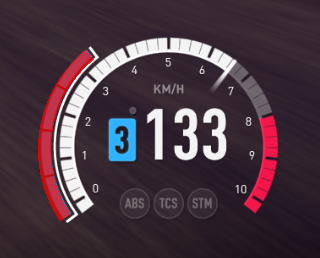
#> input picture test_alignment.png, 320 x 258 px
$ python png2swatchbin.py ../test_alignment.png out.png
#> lines starting #> are read from the running program, lines starting #| are printed output that depends on the picture
### scripts/icontools/swatch.py
"""FH2 (Xbox One / Durango) UI icon .swatchbin <-> PNG.

File = 83-byte header (constant per size) + BC7 blocks in GCN-tiled order.
  small icon: 200x200 px, in a 256x256 surface  (64x64 blocks)
  large icon: 916x458 px, in a 1024x512 surface (256x128 blocks)
The storage index of the 4x4 block at (x, y) is a GF(2)-linear function of the block coordinates.
Surface 256x256 (verified on real files, see TEST in __main__):
  i0=x0 i1=y0 i2=x1 i3=y1 i4=x3^x4^y3 i5=x4^y4 i6=x5^y5 i7=y4^y5 i8=y3 i9=x2 i10=y2 i11=y5
"""
import sys
import numpy as np
from PIL import Image
from bc import decode
from bc7enc import encode

HDR_SMALL = bytes.fromhex(
    '62757247010001005300000053000100424358540200010028000000530000000000010000000100'
    '484358543002080000000000000000000000000000000001c800c8000100c800c80001000101002e0100b8')
HDR_LARGE = bytes.fromhex(
    '627572470100010053000000530008004243585402000100280000005300000000000800000008004843585430'
    '020800000000000000000000000000000000019403ca0101009403ca0101000101002e0100b8')
assert len(HDR_SMALL) == 0x53 and len(HDR_LARGE) == 0x53

# per surface: list of (xor mask over coordinate bits) for each storage-index bit; coordinate bit order x0..,y0..
def _small_index(x, y):
    g = lambda v, k: (v >> k) & 1
    i = [g(x, 0), g(y, 0), g(x, 1), g(y, 1),
         g(x, 3) ^ g(x, 4) ^ g(y, 3), g(x, 4) ^ g(y, 4), g(x, 5) ^ g(y, 5), g(y, 4) ^ g(y, 5),
         g(y, 3), g(x, 2), g(y, 2), g(y, 5)]
    return sum(b << k for k, b in enumerate(i))


# [6 lines left out: function _large_index, not called in this run]


def _index_map(kind):
    if kind == 'small':
        bw, bh = 64, 64
        ys, xs = np.mgrid[0:bh, 0:bw]
        return _small_index(xs, ys), bw, bh
    if kind == 'large':
        bw, bh = 256, 128
        ys, xs = np.mgrid[0:bh, 0:bw]
        return _large_index(xs, ys), bw, bh
    raise ValueError(kind)


SIZES = {'small': (200, 200), 'large': (916, 458)}


def _premultiply(arr):
    a = arr[..., 3:4].astype(np.float32) / 255.0
    out = arr.copy()
    out[..., :3] = np.clip(np.round(arr[..., :3].astype(np.float32) * a), 0, 255).astype(np.uint8)
    return out


# [7 lines left out: function _unpremultiply, not called in this run]


def png_to_swatchbin(img, kind='small'):
    """img: PIL image (straight alpha, as every PNG). The game's icons store premultiplied alpha, so the colour is
    multiplied by alpha here. A picture of another size is scaled (premultiplied) to the icon size."""
    w, h = SIZES[kind]
    img = img.convert('RGBA')
    arr = np.array(img)
    if img.size != (w, h):
        pre = Image.fromarray(_premultiply(arr), 'RGBA').resize((w, h), Image.LANCZOS)
        arr = np.array(pre)
    else:
        arr = _premultiply(arr)
    idx, bw, bh = _index_map(kind)
    surf = np.zeros((bh * 4, bw * 4, 4), np.uint8)
    surf[:h, :w] = arr
    blocks = np.frombuffer(encode(surf), np.uint8).reshape(bh, bw, 16)   # row-major (by, bx)
    # padding blocks (entirely outside the picture) are stored as 16 zero bytes in the original files
    nbx, nby = (w + 3) // 4, (h + 3) // 4
    out = np.zeros((bw * bh, 16), np.uint8)
    for by in range(nby):
        for bx in range(nbx):
            out[idx[by, bx]] = blocks[by, bx]
    return (HDR_SMALL if kind == 'small' else HDR_LARGE) + out.tobytes()


# [9 lines left out: function swatchbin_to_png, not called in this run]


def kind_of(data):
    return {len(HDR_SMALL) + 65536: 'small', len(HDR_LARGE) + 524288: 'large'}[len(data)]


# [2 lines that do not run on import are left out]

### scripts/icontools/bc7enc.py
"""Small BC7 encoder for flat / X-ray style UI icons.
Single-subset modes only: 6 (RGBA on one line, 16 levels), 5 (RGB line and alpha line separately, 4+4 levels) and
4 (separate lines, 4+8 or 8+4 levels, 5-bit colour). Every block takes the mode with the smallest error.
Input: RGBA uint8 array (h, w, 4), h and w multiples of 4 (premultiplied alpha stays as given).
Output: bytes, 16 per 4x4 block, in row-major block order."""
import numpy as np

W2 = np.array([0, 21, 43, 64], np.float32)
W3 = np.array([0, 9, 18, 27, 37, 46, 55, 64], np.float32)
W4 = np.array([0, 4, 9, 13, 17, 21, 26, 30, 34, 38, 43, 47, 51, 55, 60, 64], np.float32)


def _interp(e0, e1, W):
    """e0,e1: (n,C) float -> palette (n,L,C)"""
    return (e0[:, None, :] * (64 - W)[None, :, None] + e1[:, None, :] * W[None, :, None]) / 64.0


def _assign(px, pal):
    """px (n,16,C), pal (n,L,C) -> idx (n,16), err (n)"""
    d = ((px[:, :, None, :] - pal[:, None, :, :]) ** 2).sum(-1)
    idx = d.argmin(axis=2).astype(np.int64)
    err = np.take_along_axis(d, idx[:, :, None], axis=2).sum(axis=(1, 2))
    return idx, err


def _principal_line(px):
    n, _, C = px.shape
    mean = px.mean(axis=1, keepdims=True)
    c = px - mean
    cov = np.einsum('npi,npj->nij', c, c)
    v = np.ones((n, C), np.float32)
    for _ in range(6):
        v = np.einsum('nij,nj->ni', cov, v)
        nv = np.linalg.norm(v, axis=1, keepdims=True)
        v = np.where(nv > 1e-6, v / np.maximum(nv, 1e-6), np.float32(1.0) / np.sqrt(C))
    t = np.einsum('npi,ni->np', c, v)
    lo = np.clip(mean[:, 0, :] + v * t.min(axis=1)[:, None], 0, 255)
    hi = np.clip(mean[:, 0, :] + v * t.max(axis=1)[:, None], 0, 255)
    return lo, hi


def _lsq(px, idx, W, lo, hi):
    w = (W[idx] / 64.0).astype(np.float32)
    a00 = ((1 - w) ** 2).sum(1); a01 = ((1 - w) * w).sum(1); a11 = (w ** 2).sum(1)
    det = a00 * a11 - a01 * a01
    ok = np.abs(det) > 1e-4
    b0 = np.einsum('np,npc->nc', 1 - w, px); b1 = np.einsum('np,npc->nc', w, px)
    safe = np.where(ok, det, 1.0)
    e0 = (a11[:, None] * b0 - a01[:, None] * b1) / safe[:, None]
    e1 = (a00[:, None] * b1 - a01[:, None] * b0) / safe[:, None]
    return np.clip(np.where(ok[:, None], e0, lo), 0, 255), np.clip(np.where(ok[:, None], e1, hi), 0, 255)


def _quant_plain(e, bits):
    """no p-bit: returns (q ints, reconstructed 0..255 floats)"""
    m = (1 << bits) - 1
    q = np.clip(np.round(e * m / 255.0), 0, m).astype(np.int64)
    rec = ((q << (8 - bits)) | (q >> (2 * bits - 8))).astype(np.float32)
    return q, rec


def _quant_pbit(e):
    """mode 6: 7 bit + one p-bit per endpoint (shared by the four channels)"""
    best = None
    for p in (0, 1):
        q = np.clip(np.round((e - p) / 2.0), 0, 127).astype(np.int64)
        rec = (q * 2 + p).astype(np.float32)
        err = ((rec - e) ** 2).sum(axis=1)
        if best is None:
            best = [q, np.full(len(e), p, np.int64), rec, err]
        else:
            m = err < best[3]
            best[0] = np.where(m[:, None], q, best[0]); best[1] = np.where(m, p, best[1])
            best[2] = np.where(m[:, None], rec, best[2]); best[3] = np.where(m, err, best[3])
    return best[0], best[1], best[2]


def _fit(px, W, quant, iters=5, lo=None, hi=None):
    """Fit one line with len(W) levels. quant(e) -> (extra, rec) ; returns dict(extra0, extra1, idx, err, rec0, rec1)."""
    if lo is None:
        lo, hi = _principal_line(px)
    def run(lo, hi):
        x0, r0 = quant(lo); x1, r1 = quant(hi)
        idx, err = _assign(px, _interp(r0, r1, W))
        return dict(x0=x0, x1=x1, idx=idx, err=err, r0=r0, r1=r1, lo=lo, hi=hi)
    cur = run(lo, hi)
    for _ in range(iters):
        e0, e1 = _lsq(px, cur['idx'], W, cur['lo'], cur['hi'])
        nxt = run(e0, e1)
        better = nxt['err'] < cur['err']
        if not better.any(): break
        for k in list(cur):
            a, b = cur[k], nxt[k]
            m = better.reshape((-1,) + (1,) * (a.ndim - 1))
            cur[k] = np.where(m, b, a)
    return cur


def _fix_anchor(f, nlev):
    """pixel 0 may not use the upper half of the index range: swap endpoints and mirror the indices where it does"""
    sw = f['idx'][:, 0] >= nlev // 2
    if sw.any():
        f['x0'], f['x1'] = np.where(sw[:, None], f['x1'], f['x0']), np.where(sw[:, None], f['x0'], f['x1'])
        f['idx'] = np.where(sw[:, None], (nlev - 1) - f['idx'], f['idx'])
        if 'p0' in f:
            f['p0'], f['p1'] = np.where(sw, f['p1'], f['p0']), np.where(sw, f['p0'], f['p1'])
    return f


def _pack(fields):
    """fields: list of (value, nbits), LSB first"""
    bits = 0; pos = 0
    for v, nb in fields:
        bits |= (int(v) & ((1 << nb) - 1)) << pos
        pos += nb
    assert pos == 128, pos
    return bits.to_bytes(16, 'little')


def _idx_fields(idx, nb):
    out = [(idx[0], nb - 1)]
    out += [(idx[k], nb) for k in range(1, 16)]
    return out


def _mode6(px):
    lo, hi = _principal_line(px)
    state = {}
    def quant(e):
        q, p, rec = _quant_pbit(e)
        return (q, p), rec
    # p-bits need to be carried: wrap
    def run(lo, hi):
        (q0, p0), r0 = quant(lo); (q1, p1), r1 = quant(hi)
        idx, err = _assign(px, _interp(r0, r1, W4))
        return dict(q0=q0, q1=q1, p0=p0, p1=p1, idx=idx, err=err, r0=r0, r1=r1, lo=lo, hi=hi)
    cur = run(lo, hi)
    for _ in range(5):
        e0, e1 = _lsq(px, cur['idx'], W4, cur['lo'], cur['hi'])
        nxt = run(e0, e1)
        better = nxt['err'] < cur['err']
        if not better.any(): break
        for k in list(cur):
            a, b = cur[k], nxt[k]
            m = better.reshape((-1,) + (1,) * (a.ndim - 1))
            cur[k] = np.where(m, b, a)
    sw = cur['idx'][:, 0] >= 8
    q0 = np.where(sw[:, None], cur['q1'], cur['q0']); q1 = np.where(sw[:, None], cur['q0'], cur['q1'])
    p0 = np.where(sw, cur['p1'], cur['p0']); p1 = np.where(sw, cur['p0'], cur['p1'])
    idx = np.where(sw[:, None], 15 - cur['idx'], cur['idx'])
    blocks = []
    for i in range(len(px)):
        f = [(0b1000000, 7)]
        for ch in range(4):
            f += [(q0[i, ch], 7), (q1[i, ch], 7)]
        f += [(p0[i], 1), (p1[i], 1)] + _idx_fields(idx[i], 4)
        blocks.append(f)
    return cur['err'], blocks


def _mode45(px, mode):
    rgb, a = px[:, :, :3], px[:, :, 3:4]
    if mode == 5:
        cb, ab, variants = 7, 8, [(W2, W2, 0)]
    else:
        cb, ab, variants = 5, 6, [(W2, W3, 0), (W3, W2, 1)]
    best = None
    lo_c, hi_c = _principal_line(rgb)
    lo_a, hi_a = _principal_line(a)
    for Wc, Wa, isel in variants:
        fc = _fit(rgb, Wc, lambda e: _quant_plain(e, cb), lo=lo_c, hi=hi_c)
        fa = _fit(a, Wa, lambda e: _quant_plain(e, ab), lo=lo_a, hi=hi_a)
        err = fc['err'] + fa['err']
        fc = _fix_anchor(fc, len(Wc)); fa = _fix_anchor(fa, len(Wa))
        blocks = []
        for i in range(len(px)):
            if mode == 5:
                f = [(1 << 5, 6), (0, 2)]
            else:
                f = [(1 << 4, 5), (0, 2), (isel, 1)]
            for ch in range(3):
                f += [(fc['x0'][i, ch], cb), (fc['x1'][i, ch], cb)]
            f += [(fa['x0'][i, 0], ab), (fa['x1'][i, 0], ab)]
            ci = _idx_fields(fc['idx'][i], int(np.log2(len(Wc))))
            ai = _idx_fields(fa['idx'][i], int(np.log2(len(Wa))))
            if mode == 5 or isel == 0:
                f += ci + ai            # 2-bit set first (colour when idx mode 0), then the 3-bit set
            else:
                f += ai + ci
            blocks.append(f)
        if best is None:
            best = (err, blocks)
        else:
            m = err < best[0]
            best = (np.where(m, err, best[0]), [b if mm else o for b, o, mm in zip(blocks, best[1], m)])
    return best


def encode(rgba):
    h, w, _ = rgba.shape
    bh, bw = h // 4, w // 4
    px = rgba.astype(np.float32).reshape(bh, 4, bw, 4, 4).transpose(0, 2, 1, 3, 4).reshape(-1, 16, 4)
    cands = [_mode6(px), _mode45(px, 5), _mode45(px, 4)]
    errs = np.stack([c[0] for c in cands])
    pick = errs.argmin(axis=0)
    out = bytearray()
    for i in range(len(px)):
        out += _pack(cands[pick[i]][1][i])
    return bytes(out)

### scripts/png2swatchbin.py
#!/usr/bin/env python3
"""FH2 upgrade icon converter (PNG <-> .swatchbin).

  python3 png2swatchbin.py icon.png                 -> icon.swatchbin  (200x200 = small, 916x458 = large icon)
  python3 png2swatchbin.py icon.png out.swatchbin
  python3 png2swatchbin.py --extract original.swatchbin out.png   (read one of the game's own icons)

Needs: python3, numpy, pillow.  The game's icons are straight BC7 data, premultiplied alpha, Xbox One (GCN) tiled.
"""
import os, sys
sys.path.insert(0, os.path.dirname(os.path.abspath(__file__)))
from PIL import Image
import swatch


def main(argv):
    if len(argv) >= 3 and argv[0] == '--extract':
        data = open(argv[1], 'rb').read()
        img = swatch.swatchbin_to_png(data, swatch.kind_of(data))
        img.save(argv[2]); print('wrote', argv[2], img.size); return 0
    if not argv:
        print(__doc__); return 1
    src = argv[0]; dst = argv[1] if len(argv) > 1 else os.path.splitext(src)[0] + '.swatchbin'
    img = Image.open(src)
#> img is the input picture: PIL image 320x258 RGB; mean R, G, B 72.8, 54.6, 65.2
    kind = {v: k for k, v in swatch.SIZES.items()}.get(img.size)
    if kind is None:
        # not one of the two icon sizes: small unless clearly wide
        kind = 'large' if img.size[0] >= img.size[1] * 1.6 else 'small'
#> kind = 'small'
        print('note: %s is %dx%d, scaling to %dx%d (%s icon)' % (src, img.size[0], img.size[1], *swatch.SIZES[kind], kind))
#| note: ../test_alignment.png is 320x258, scaling to 200x200 (small icon)
    open(dst, 'wb').write(swatch.png_to_swatchbin(img, kind))
#> in _premultiply, `a = arr[..., 3:4].astype(np.float32) / 255.0`: a: shape (258, 320, 1) float32; every value is 1
#> in png_to_swatchbin, `pre = Image.fromarray(_premultiply(arr), 'RGBA').resize((w, h), Image...`:
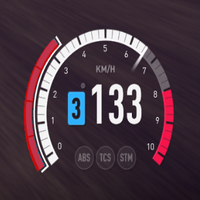
#> pre: PIL image 200x200 RGBA; mean R, G, B, A 72.8, 54.6, 65.2, 255
#> in png_to_swatchbin, `surf[:h, :w] = arr`:
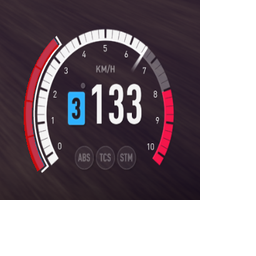
#> surf: shape (256, 256, 4); mean R, G, B, A 44.4, 33.3, 39.8, 155.6; transparent parts drawn white
#> after the loop in _quant_pbit, `for p in (0, 1):`: best = 4 items
#> in quant, `q, p, rec = _quant_pbit(e)`: p = 4096 values, max 1 at index 0, min 0 at index 6, mean 0.51
#> in run, `(q0, p0), r0 = quant(lo)`: p0 has the same summary as p in quant
#> in run, `(q1, p1), r1 = quant(hi)`: p1 = 4096 values, max 1 at index 1, min 0 at index 0, mean 0.516
#> in _assign, `err = np.take_along_axis(d, idx[:, :, None], axis=2).sum(axis=(1, 2))`: err = 4096 values, max 52517.3 at index 2120, min 0 at index 50, mean 245.9
#> in _mode6, `cur = run(lo, hi)`: cur = 10 items
#> in _mode6, `p0 = np.where(sw, cur['p1'], cur['p0'])`: p0 = 4096 values, max 1 at index 0, min 0 at index 8, mean 0.513
#> in _mode6, `p1 = np.where(sw, cur['p0'], cur['p1'])`: p1 = 4096 values, max 1 at index 0, min 0 at index 6, mean 0.526
#> the loop in _mode6, `for i in range(len(px)):` made 4096 passes
#> out in _idx_fields on passes 1 to 3: [(7, 3)], [(3, 3)], [(1, 3)]
#> after the loop in _mode6, `for i in range(len(px)):`: blocks = 4096 items
#> in _mode45, `lo_a, hi_a = _principal_line(a)`: lo_a = 4096 values, max 255 at index 0, min 0 at index 50, mean 155.6; hi_a has the same summary as lo_a
#> the loop in _mode45, `for Wc, Wa, isel in variants:` made 1 pass
    print('wrote', dst, '(%s icon)' % kind); return 0
#| wrote out.png (small icon)


if __name__ == '__main__':
    sys.exit(main(sys.argv[1:]))
#> (the program exits here)

$ run again, on comp_trailing_spire.png
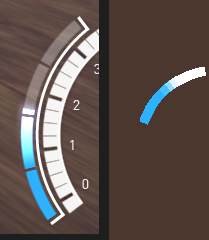
#> input picture comp_trailing_spire.png, 209 x 240 px
#> in main, img is the input picture: PIL image 209x240 RGB; mean R, G, B 94.8, 81.8, 76.8
#| note: ../comp_trailing_spire.png is 209x240, scaling to 200x200 (small icon)
#> img: PIL image 209x240 RGBA
#> a: shape (240, 209, 1) float32; every value is 1
#> in png_to_swatchbin, `pre = Image.fromarray(_premultiply(arr), 'RGBA').resize((w, h), Image...`:
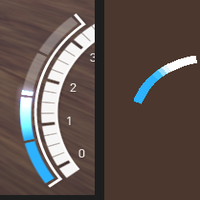
#> pre: PIL image 200x200 RGBA; mean R, G, B, A 94.7, 81.7, 76.6, 255
#> in png_to_swatchbin, `surf[:h, :w] = arr`:
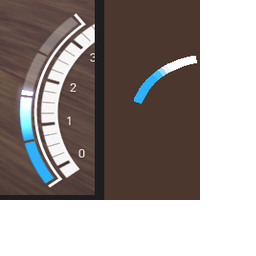
#> surf: shape (256, 256, 4); mean R, G, B, A 57.8, 49.9, 46.8, 155.6; transparent parts drawn white
#> after the loop in _quant_pbit, `for p in (0, 1):`: best = 4 items
#> p = 4096 values, max 1 at index 0, min 0 at index 20, mean 0.543
#> in run, `(q0, p0), r0 = quant(lo)`: p0 has the same summary as p in quant
#> in run, `(q1, p1), r1 = quant(hi)`: p1 = 4096 values, max 1 at index 0, min 0 at index 3, mean 0.554
#> in _assign, `err = np.take_along_axis(d, idx[:, :, None], axis=2).sum(axis=(1, 2))`: err = 4096 values, max 26722.5 at index 2892, min 0 at index 27, mean 86.85
#> in _mode6, `cur = run(lo, hi)`: cur = 10 items
#> in _mode6, `p0 = np.where(sw, cur['p1'], cur['p0'])`: p0 = 4096 values, max 1 at index 0, min 0 at index 20, mean 0.558
#> in _mode6, `p1 = np.where(sw, cur['p0'], cur['p1'])`: p1 = 4096 values, max 1 at index 0, min 0 at index 3, mean 0.545
#> the loop in _mode6, `for i in range(len(px)):` made 4096 passes
#> out in _idx_fields on passes 1 to 3: [(4, 3)], [(0, 3)], [(1, 3)]
#> after the loop in _mode6, `for i in range(len(px)):`: blocks = 4096 items
#> lo_a = 4096 values, max 255 at index 0, min 0 at index 50, mean 155.6; hi_a has the same summary as lo_a
#> the loop in _mode45, `for Wc, Wa, isel in variants:` made 1 pass
#| wrote out.png (small icon)

$ run again, on nos_crop.png
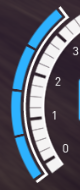
#> input picture nos_crop.png, 80 x 190 px
#> in main, img is the input picture: PIL image 80x190 RGBA; mean R, G, B, A 87, 91.4, 106.1, 255
#| note: ../nos_crop.png is 80x190, scaling to 200x200 (small icon)
#> a: shape (190, 80, 1) float32; every value is 1
#> in png_to_swatchbin, `pre = Image.fromarray(_premultiply(arr), 'RGBA').resize((w, h), Image...`:
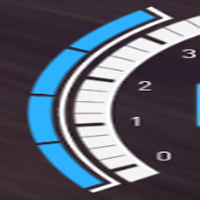
#> pre: PIL image 200x200 RGBA; mean R, G, B, A 86.9, 91.4, 106, 255
#> in png_to_swatchbin, `surf[:h, :w] = arr`:
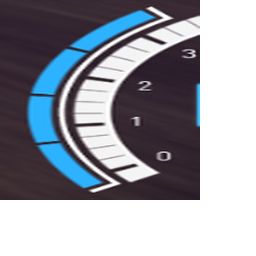
#> surf: shape (256, 256, 4); mean R, G, B, A 53, 55.8, 64.7, 155.6; transparent parts drawn white
#> after the loop in _quant_pbit, `for p in (0, 1):`: best = 4 items
#> p = 4096 values, max 1 at index 0, min 0 at index 7, mean 0.487
#> in run, `(q0, p0), r0 = quant(lo)`: p0 has the same summary as p in quant
#> in run, `(q1, p1), r1 = quant(hi)`: p1 = 4096 values, max 1 at index 0, min 0 at index 4, mean 0.507
#> in _assign, `err = np.take_along_axis(d, idx[:, :, None], axis=2).sum(axis=(1, 2))`: err = 4096 values, max 9489.8 at index 418, min 0 at index 50, mean 76.55
#> in _mode6, `cur = run(lo, hi)`: cur = 10 items
#> in _mode6, `p0 = np.where(sw, cur['p1'], cur['p0'])`: p0 = 4096 values, max 1 at index 0, min 0 at index 7, mean 0.511
#> in _mode6, `p1 = np.where(sw, cur['p0'], cur['p1'])`: p1 = 4096 values, max 1 at index 0, min 0 at index 4, mean 0.513
#> the loop in _mode6, `for i in range(len(px)):` made 4096 passes
#> out in _idx_fields on passes 1 to 3: [(2, 3)], [(0, 3)], [(2, 3)]
#> after the loop in _mode6, `for i in range(len(px)):`: blocks = 4096 items
#> lo_a = 4096 values, max 255 at index 0, min 0 at index 50, mean 155.6; hi_a has the same summary as lo_a
#> the loop in _mode45, `for Wc, Wa, isel in variants:` made 1 pass
#| wrote out.png (small icon)

$ run again, on side_by_side.png
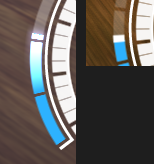
#> input picture side_by_side.png, 154 x 164 px
#> in main, img is the input picture: PIL image 154x164 RGB; mean R, G, B 96, 91.1, 87.5
#| note: ../side_by_side.png is 154x164, scaling to 200x200 (small icon)
#> img: PIL image 154x164 RGBA
#> a: shape (164, 154, 1) float32; every value is 1
#> in png_to_swatchbin, `pre = Image.fromarray(_premultiply(arr), 'RGBA').resize((w, h), Image...`:
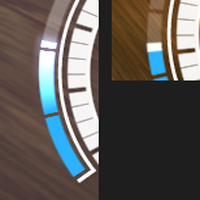
#> pre: PIL image 200x200 RGBA; mean R, G, B, A 95.9, 91, 87.3, 255
#> in png_to_swatchbin, `surf[:h, :w] = arr`:
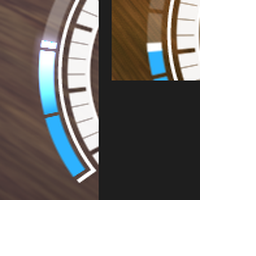
#> surf: shape (256, 256, 4); mean R, G, B, A 58.5, 55.5, 53.3, 155.6; transparent parts drawn white
#> after the loop in _quant_pbit, `for p in (0, 1):`: best = 4 items
#> p = 4096 values, max 1 at index 0, min 0 at index 2, mean 0.362
#> in run, `(q0, p0), r0 = quant(lo)`: p0 has the same summary as p in quant
#> in run, `(q1, p1), r1 = quant(hi)`: p1 = 4096 values, max 1 at index 0, min 0 at index 1, mean 0.376
#> in _assign, `err = np.take_along_axis(d, idx[:, :, None], axis=2).sum(axis=(1, 2))`: err = 4096 values, max 28160.2 at index 808, min 0 at index 50, mean 91.95
#> in _mode6, `cur = run(lo, hi)`: cur = 10 items
#> in _mode6, `p0 = np.where(sw, cur['p1'], cur['p0'])`: p0 = 4096 values, max 1 at index 0, min 0 at index 2, mean 0.371
#> in _mode6, `p1 = np.where(sw, cur['p0'], cur['p1'])`: p1 = 4096 values, max 1 at index 0, min 0 at index 1, mean 0.373
#> the loop in _mode6, `for i in range(len(px)):` made 4096 passes
#> out in _idx_fields on passes 1 to 3: [(4, 3)], [(5, 3)], [(1, 3)]
#> after the loop in _mode6, `for i in range(len(px)):`: blocks = 4096 items
#> lo_a = 4096 values, max 255 at index 0, min 0 at index 50, mean 155.6; hi_a has the same summary as lo_a
#> the loop in _mode45, `for Wc, Wa, isel in variants:` made 1 pass
#| wrote out.png (small icon)
